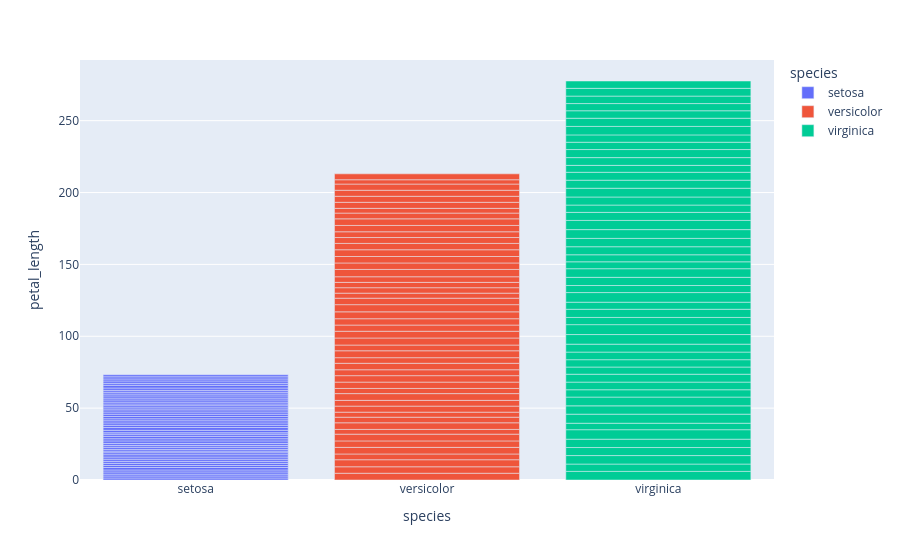

Notebook cell for this chart:
### Code cell
# bar chart => For categorical comparisons
# Common options:

# barmode="group"

# barmode="stack"

fig = px.bar(
    df,
    x = 'species',
    y = 'petal_length',
    color = 'species'

)
fig.show()

### Figure 1 — Plotly figure (JSON) as saved in the notebook; plotly's stock layout.template omitted (floating-point values rounded to 4 significant figures)
{"data": [{"hovertemplate": "species=%{x}<br>petal_length=%{y}<extra></extra>", "legendgroup": "setosa", "marker": {"color": "#636efa", "pattern": {"shape": ""}}, "name": "setosa", "orientation": "v", "showlegend": true, "textposition": "auto", "type": "bar", "x": ["setosa", "setosa", "setosa", "setosa", "setosa", "setosa", "setosa", "setosa", "setosa", "setosa", "setosa", "setosa", "setosa", "setosa", "setosa", "setosa", "setosa", "setosa", "setosa", "setosa", "setosa", "setosa", "setosa", "setosa", "setosa", "setosa", "setosa", "setosa", "setosa", "setosa", "setosa", "setosa", "setosa", "setosa", "setosa", "setosa", "setosa", "setosa", "setosa", "setosa", "setosa", "setosa", "setosa", "setosa", "setosa", "setosa", "setosa", "setosa", "setosa", "setosa"], "xaxis": "x", "y": [1.4, 1.4, 1.3, 1.5, 1.4, 1.7, 1.4, 1.5, 1.4, 1.5, 1.5, 1.6, 1.4, 1.1, 1.2, 1.5, 1.3, 1.4, 1.7, 1.5, 1.7, 1.5, 1.0, 1.7, 1.9, 1.6, 1.6, 1.5, 1.4, 1.6, 1.6, 1.5, 1.5, 1.4, 1.5, 1.2, 1.3, 1.5, 1.3, 1.5, 1.3, 1.3, 1.3, 1.6, 1.9, 1.4, 1.6, 1.4, 1.5, 1.4], "yaxis": "y"}, {"hovertemplate": "species=%{x}<br>petal_length=%{y}<extra></extra>", "legendgroup": "versicolor", "marker": {"color": "#EF553B", "pattern": {"shape": ""}}, "name": "versicolor", "orientation": "v", "showlegend": true, "textposition": "auto", "type": "bar", "x": ["versicolor", "versicolor", "versicolor", "versicolor", "versicolor", "versicolor", "versicolor", "versicolor", "versicolor", "versicolor", "versicolor", "versicolor", "versicolor", "versicolor", "versicolor", "versicolor", "versicolor", "versicolor", "versicolor", "versicolor", "versicolor", "versicolor", "versicolor", "versicolor", "versicolor", "versicolor", "versicolor", "versicolor", "versicolor", "versicolor", "versicolor", "versicolor", "versicolor", "versicolor", "versicolor", "versicolor", "versicolor", "versicolor", "versicolor", "versicolor", "versicolor", "versicolor", "versicolor", "versicolor", "versicolor", "versicolor", "versicolor", "versicolor", "versicolor", "versicolor"], "xaxis": "x", "y": [4.7, 4.5, 4.9, 4.0, 4.6, 4.5, 4.7, 3.3, 4.6, 3.9, 3.5, 4.2, 4.0, 4.7, 3.6, 4.4, 4.5, 4.1, 4.5, 3.9, 4.8, 4.0, 4.9, 4.7, 4.3, 4.4, 4.8, 5.0, 4.5, 3.5, 3.8, 3.7, 3.9, 5.1, 4.5, 4.5, 4.7, 4.4, 4.1, 4.0, 4.4, 4.6, 4.0, 3.3, 4.2, 4.2, 4.2, 4.3, 3.0, 4.1], "yaxis": "y"}, {"hovertemplate": "species=%{x}<br>petal_length=%{y}<extra></extra>", "legendgroup": "virginica", "marker": {"color": "#00cc96", "pattern": {"shape": ""}}, "name": "virginica", "orientation": "v", "showlegend": true, "textposition": "auto", "type": "bar", "x": ["virginica", "virginica", "virginica", "virginica", "virginica", "virginica", "virginica", "virginica", "virginica", "virginica", "virginica", "virginica", "virginica", "virginica", "virginica", "virginica", "virginica", "virginica", "virginica", "virginica", "virginica", "virginica", "virginica", "virginica", "virginica", "virginica", "virginica", "virginica", "virginica", "virginica", "virginica", "virginica", "virginica", "virginica", "virginica", "virginica", "virginica", "virginica", "virginica", "virginica", "virginica", "virginica", "virginica", "virginica", "virginica", "virginica", "virginica", "virginica", "virginica", "virginica"], "xaxis": "x", "y": [6.0, 5.1, 5.9, 5.6, 5.8, 6.6, 4.5, 6.3, 5.8, 6.1, 5.1, 5.3, 5.5, 5.0, 5.1, 5.3, 5.5, 6.7, 6.9, 5.0, 5.7, 4.9, 6.7, 4.9, 5.7, 6.0, 4.8, 4.9, 5.6, 5.8, 6.1, 6.4, 5.6, 5.1, 5.6, 6.1, 5.6, 5.5, 4.8, 5.4, 5.6, 5.1, 5.1, 5.9, 5.7, 5.2, 5.0, 5.2, 5.4, 5.1], "yaxis": "y"}], "layout": {"barmode": "relative", "legend": {"title": {"text": "species"}, "tracegroupgap": 0}, "margin": {"t": 60}, "xaxis": {"anchor": "y", "categoryarray": ["setosa", "versicolor", "virginica"], "categoryorder": "array", "domain": [0, 1], "title": {"text": "species"}}, "yaxis": {"anchor": "x", "domain": [0, 1], "title": {"text": "petal_length"}}}}
